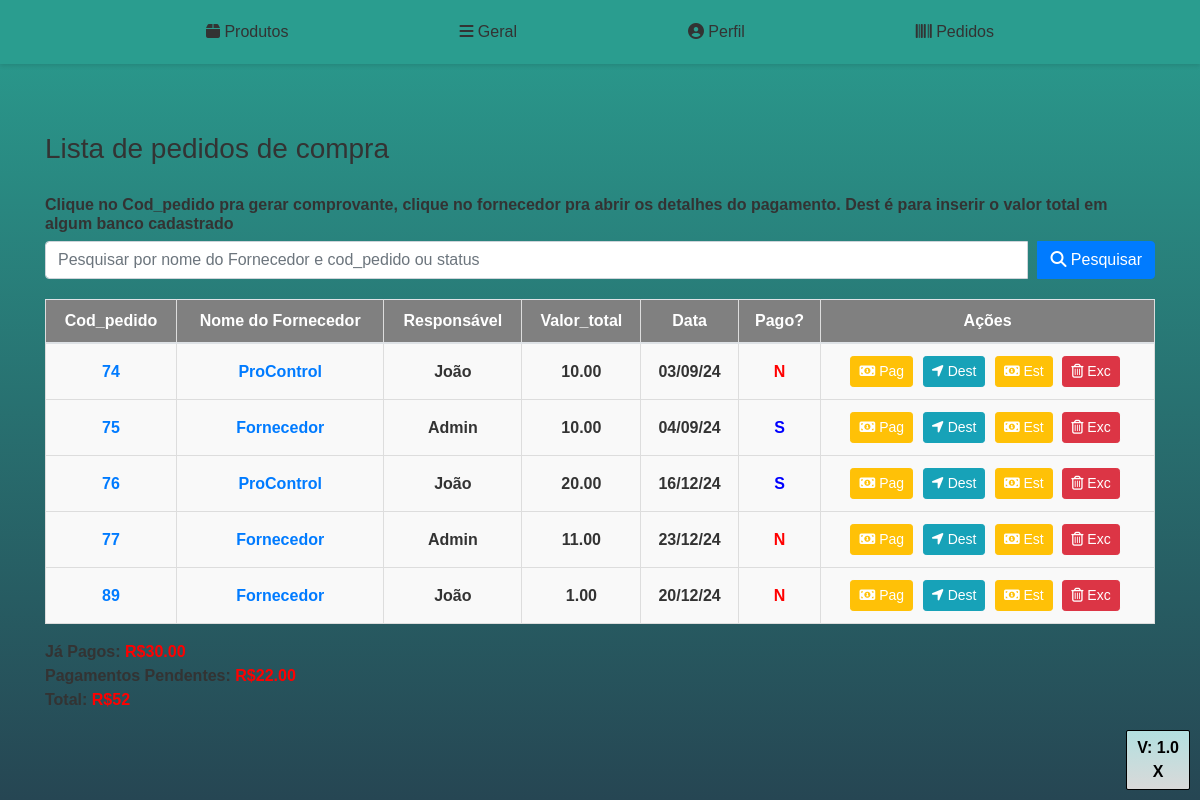
Screenshot of /lista_pedido_compras.php (signed in) with the database file from the repository.
### tables this page shows
CREATE TABLE `pedido_compra` (
  `codigo_pedido` int(11) NOT NULL,
  `nome_fornecedor` varchar(100) DEFAULT NULL,
  `responsavel_pedido` varchar(100) DEFAULT NULL,
  `observacoes` text DEFAULT NULL,
  `valor_total` decimal(10,2) DEFAULT NULL,
  `data` date DEFAULT NULL,
  `deletado` char(1) DEFAULT NULL,
  `id_reg_delet` int(11) DEFAULT NULL,
  `pago` char(1) DEFAULT NULL,
  `banco_receb` varchar(45) DEFAULT NULL,
  `fm_pag` varchar(45) DEFAULT NULL
);

### validacao.php (called while the page is built, shortened)
<?php
include_once 'conexao.php';
$usuarioLogado = $_SESSION["usuario"];
$sql = "SELECT NivelUsuario FROM usuario WHERE IdUsuario = $usuarioLogado AND Status = 'Ativo'";
$retorno = mysqli_query($conexao, $sql);
$array = mysqli_fetch_array($retorno);
$nivel = $array['NivelUsuario'];
?>

### iniciar_sessao.php (called while the page is built, shortened)
<?php
include_once('conexao.php');
include_once 'validacao.php';
?>

### lista_pedido_compras.php (the view, shortened to what this page needs)
<?php
include_once 'iniciar_sessao.php';
include_once 'head.php';
?>
<!DOCTYPE html>
<html lang="en">
<head>
</head>
<body>
    <?php include_once('menu.php'); ?>
    <div class="container">
        <h3 style="margin-bottom:30px">Lista de pedidos de compra</h3>
        <h6><b>Clique no Cod_pedido pra gerar comprovante, clique no fornecedor pra abrir os detalhes do pagamento. Dest é para inserir o valor total em algum banco cadastrado</h6>
        <form method="GET" action="" style="margin-bottom: 20px;">
            <div class="input-group">
                <input type="text" class="form-control"
                    placeholder="Pesquisar por nome do Fornecedor e cod_pedido ou status" name="pesquisar"
                    value="<?= isset($_GET['pesquisar']) ? $_GET['pesquisar'] : '' ?>">
                <div class="input-group-append">
                    <button class="btn btn-primary" type="submit"><i class="fas fa-search"></i> Pesquisar</button>
                </div>
            </div>
        </form>
        <?php
        include_once 'conexao.php';
        $registrosPorPagina = 10;
        $paginaAtual = isset($_GET['pagina']) ? $_GET['pagina'] : 1;
        $offset = ($paginaAtual - 1) * $registrosPorPagina;
        $pesquisar = isset($_GET['pesquisar']) ? $_GET['pesquisar'] : '';
        $sql = "SELECT codigo_pedido, nome_fornecedor, responsavel_pedido, observacoes, valor_total, data, pago FROM `pedido_compra` WHERE (codigo_pedido LIKE '%$pesquisar%' OR nome_fornecedor LIKE '%$pesquisar%' OR pago LIKE '%$pesquisar%') AND deletado = 'N' LIMIT $offset, $registrosPorPagina";
        $retorno = mysqli_query($conexao, $sql);
        ?>
        <table class="table">
            <thead>
                <tr>
                    <th scope="col">Cod_pedido</th>
                    <th scope="col">Nome do Fornecedor</th>
                    <th scope="col">Responsável</th>
                    <th scope="col">Valor_total</th>
                    <th scope="col">Data</th>
                    <th scope="col">Pago?</th>
                    <th scope="col">Ações</th>
                </tr>
            </thead>
            <tbody>
                <?php
                while ($array = mysqli_fetch_array($retorno, MYSQLI_ASSOC)) {
                    $codigo_pedido = $array['codigo_pedido'];
                    $nome_fornecedor = $array['nome_fornecedor'];
                    $responsavel_pedido = $array['responsavel_pedido'];
                    $valor_total = $array['valor_total'];
                    $data = $array['data'];
                    $pago = $array['pago'];
                    ?>
                    <tr>
                        <td>
                            <a href="detalhes_pedido_compra.php?codigo_pedido=<?= $codigo_pedido ?>" target="blank">
                                <?= $codigo_pedido ?>
                            </a>
                        </td>
                        <td>
                            <a href="info_pagamento.php?codigo_pedido=<?= $codigo_pedido ?>">
                                <?= $nome_fornecedor ?>
                            </a>
                        </td>
                        <td>
                            <?= $responsavel_pedido ?>
                        </td>
                        <td>
                            <?= $valor_total ?>
                        </td>
                        <td>
                            <?php
                            $data_emissao_original = $data;
                            $timestamp = strtotime($data_emissao_original);
                            $data_emissao_formatada = date("d/m/y", $timestamp);
                            echo $data_emissao_formatada;
                            ?>
                        </td>
                        <td>
                            <?php
                            if ($pago == 'S') {
                                echo "<span class='pago-azul'>$pago</span>";
                            } elseif ($pago == 'N') {
                                echo "<span class='nao-pago-vermelho'>$pago</span>";
                            } else {
                                echo $pago;
                            }
                            ?>
                        </td>
                        <td>
                            <a class="btn-editar btn btn-sm btn-warning"
                                href="pedido_compra_pago.php?codigo_pedido=<?= $codigo_pedido ?>"
                                onclick="return confirm('Tem certeza de que deseja pagar este pedido?')" role="button"><i
                                    class="fa fa-money"></i> Pag</a>
                            <a class="btn-editar btn btn-sm btn-info"
                                href="escolher_destino_compra.php?codigo_pedido=<?= $codigo_pedido ?>&valor_total=<?= $valor_total ?>"
                                role="button">
                                <i class="fa fa-location-arrow"></i> Dest
                            </a>
                            <a class="btn-editar btn btn-sm btn-warning"
                                href="estornar_pedido_compra.php?codigo_pedido=<?= $codigo_pedido ?>"
                                onclick="return confirm('Tem certeza de que deseja estornar este pedido?')" role="button"><i
                                    class="fa fa-money"></i> Est</a>
                            <?php if ($nivel == 1) { ?>
                                <a class="btn-editar btn btn-sm btn-danger"
                                    href="excluir_pedido_compra.php?codigo_pedido=<?= $codigo_pedido ?>"
                                    onclick="return confirm('Tem certeza de que deseja excluir este pedido?')" role="button">
                                    <i class="far fa-trash-alt"></i> Exc</a>
                            </td>
                        <?php } else
                                echo "Sem acesso";
                            ?>
                    </tr>
                <?php } ?>
            </tbody>
        </table>
        <?php
        include_once 'conexao.php';
        $sql2 = "SELECT SUM(valor_total) AS total FROM pedido_compra
         WHERE (codigo_pedido LIKE '%$pesquisar%'
                OR nome_fornecedor LIKE '%$pesquisar%'
                OR responsavel_pedido LIKE '%$pesquisar%'
                OR observacoes LIKE '%$pesquisar%'
                OR data LIKE '%$pesquisar%')
                AND pago = 'S'
                AND deletado = 'N'";
        $retorno2 = mysqli_query($conexao, $sql2);
        if ($retorno2) {
            $resultado = mysqli_fetch_assoc($retorno2);
            $total1 = $resultado['total'];
            echo "<b> Já Pagos: <font color='red'>R$" . $total1 . "</font></b>";
        } else {
            echo "Erro ao executar a consulta SQL: " . mysqli_error($conexao);
        }
        ?>
        <br>
        <?php
        include_once 'conexao.php';
        $sql2 = "SELECT SUM(valor_total) AS total FROM pedido_compra
         WHERE (codigo_pedido LIKE '%$pesquisar%'
                OR nome_fornecedor LIKE '%$pesquisar%'
                OR responsavel_pedido LIKE '%$pesquisar%'
                OR observacoes LIKE '%$pesquisar%'
                OR data LIKE '%$pesquisar%')
                AND pago = 'N'
                AND deletado = 'N'";
        $retorno2 = mysqli_query($conexao, $sql2);
        if ($retorno2) {
            $resultado = mysqli_fetch_assoc($retorno2);
            $total2 = $resultado['total'];
            echo "<b> Pagamentos Pendentes: <font color='red'>R$" . $total2 . "</font></b> <br>";
        } else {
            echo "Erro ao executar a consulta SQL: " . mysqli_error($conexao);
        }
        $total_valor = $total1 + $total2;
        echo "<b> Total: <font color='red'>R$" . $total_valor . "</font></b> <br>";
        ?>
    </div>
</body>
</html>

### head.php (shortened to what this page needs)
<head>
    <link rel="stylesheet" href="css/bootstrap.css">
    <link rel="stylesheet" href="css/estilo.css">
</head>

### menu.php (shortened to what this page needs)
<!DOCTYPE html>
<html lang="en">
<head>
</head>
<body>
    <div class="menu menu-print">
        <nav id="menu" class="nav nav-pills nav-fill">
        <div class="nav-menu">
                <a class="nav-item nav-link listar-menu" href="#">
                </a>
            </div>
        <div class="nav-menu">
                <a class="nav-item nav-link listar-menu" href="#">
                    <i class="fa fa-box" aria-hidden="true"></i> Produtos
                </a>
            </div>
            <div class="nav-menu">
                <a class="nav-item nav-link listar-menu" href="#">
                    <i class="fa fa-bars" aria-hidden="true"></i> Geral
                </a>
            </div>
            <div class="nav-menu">
                <a class="nav-item nav-link listar-menu" href="#">
                    <i class="fa fa-user-circle" aria-hidden="true"></i> Perfil
                </a>
            </div>
            <div class="nav-menu">
                <a class="nav-item nav-link listar-menu" href="#">
                    <i class="fa fa-barcode" aria-hidden="true"></i> Pedidos
                </a>
            </div>
            <div class="nav-menu">
                <a class="nav-item nav-link listar-menu" href="#">
                </a>
            </div>
    </div>
    <br>
</body>
<?php include_once('footer.php'); ?>
</html>

### footer.php (shortened to what this page needs)
<div class="versao">
    V: 1.0
    <br>
    <span class="hide-icon">X</span>
</div>

### css/estilo.css (style rules this page uses)
.btn-editar { color: #fff !important; }

### lista_pedido_compras.php (style rules this page uses)
.container { padding-top: 20px; }
.form-control { width: 300px; display: inline-block; }
.btn-primary { margin-left: 10px; }
.table { margin-top: 20px; }
.table th, .table td { vertical-align: middle; }
.btn-editar { margin-right: 5px; }
body { background: linear-gradient(to bottom, #4daaaa, #a7a4a4); color: black; font-family: Arial, sans-serif; margin: 0; padding: 20px; min-height: 100vh; box-sizing: border-box; display: flex; flex-direction: column; justify-content: center; }
th, td { padding: 10px; border: 1px solid #ddd; }
th { background-color: grey; color: white; font-weight: bold; text-align: center; }
td { background-color: #f9f9f9; font-weight: bold; text-align: center; }
th, tr, td { text-align: center; font-weight: bold; border: 1px solid #ddd; }
.pago-azul { color: blue; }
.nao-pago-vermelho { color: red; }

### menu.php (style rules this page uses)
body { font-family: 'Arial', sans-serif; margin: 0; padding: 0; background: linear-gradient(to bottom, #2a9d8f, #264653); color: #333; font-weight: bold; }
#menu { width: 100%; background: #2a9d8f; box-shadow: 0 2px 4px rgba(0, 0, 0, 0.1); position: fixed; top: 0; z-index: 1000; display: flex; justify-content: space-between; padding: 10px 20px; }
.nav-menu { position: relative; margin: 0; padding: 0; }
.nav-item.nav-link { text-decoration: none; color: #333; padding: 10px 15px; font-weight: 500; transition: color 0.3s, background-color 0.3s; border-radius: 4px; }

### footer.php (style rules this page uses)
.versao { position: fixed; bottom: 10px; right: 10px; background: linear-gradient(to bottom, #b3e0e0, #d9d9d9); padding: 5px 10px; border: 1px solid black; font-weight: bold; border-radius: 2px; max-width: 150px; text-align: center; color: black; }
.hide-icon { cursor: pointer; }

### rows the page displays
pedido_compra: codigo_pedido "74", nome_fornecedor "ProControl", responsavel_pedido "João", valor_total "10.00", data "03/09/24", pago "N"
pedido_compra: codigo_pedido "75", nome_fornecedor "Fornecedor", responsavel_pedido "Admin", valor_total "10.00", data "04/09/24", pago "S"
pedido_compra: codigo_pedido "76", nome_fornecedor "ProControl", responsavel_pedido "João", valor_total "20.00", data "16/12/24", pago "S"
pedido_compra: codigo_pedido "77", nome_fornecedor "Fornecedor", responsavel_pedido "Admin", valor_total "11.00", data "23/12/24", pago "N"
pedido_compra: codigo_pedido "89", nome_fornecedor "Fornecedor", responsavel_pedido "João", valor_total "1.00", data "20/12/24", pago "N"
